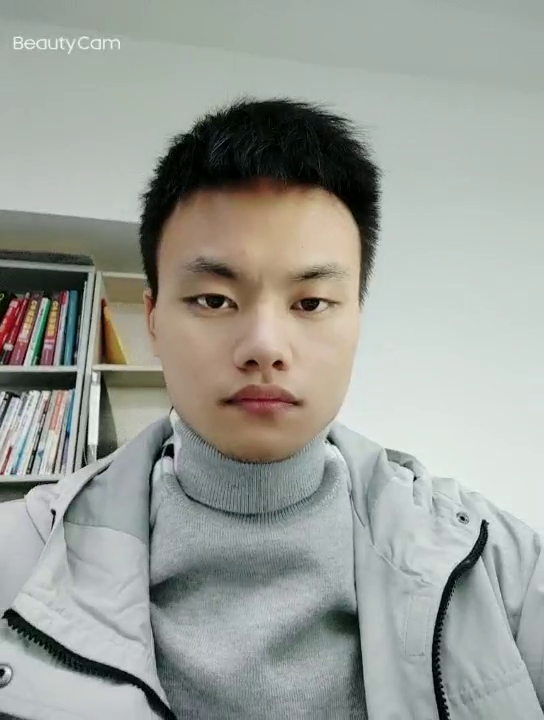
#> input picture frame 24 of 1.mp4, 544 x 720 px
$ python faceStorage.py
#> lines starting #> are read from the running program, lines starting #| are printed output that depends on the picture; after the words box and inside, x2 and y2 are one past the last pixel; in counts of white or black regions, pixels touching at a corner belong together
import cv2
import os
def main():
    cam = cv2.VideoCapture("1.mp4")
    cam.set(3, 640)
    cam.set(4, 480)
    count = 0
    faceCascade = cv2.CascadeClassifier("haarcascade_frontalface_default.xml")
    while (cam.isOpened()):
        ret, frame = cam.read()
#> frame is the input picture: shape (720, 544, 3); mean B, G, R 152.3, 159, 155.5
        if ret == True:
            # cv2.imshow('image', frame)
            count += 1
            if count==30:
                id = input('输入拼音名字：')
                if not os.path.isdir("dataset/images/{}".format(id)):
                    os.mkdir("dataset/images/{}".format(id))

                else:
                    print("已经录入此安防人员信息！")
                    quit()
                j = "dataset/images/{}".format(id)
                cv2.imwrite(j + "/{}.jpg".format(id), frame)
                print("保存成功！")
                message=input("请输入中文名字：")
                a=open("./dataall.txt","a",encoding="utf-8")
                a.write("\n")
                a.write(id)
                a.write(":")
                a.write(message)
                a.close()
                print("信息录入成功！")
                quit()
            gray = cv2.cvtColor(frame, cv2.COLOR_BGR2GRAY)
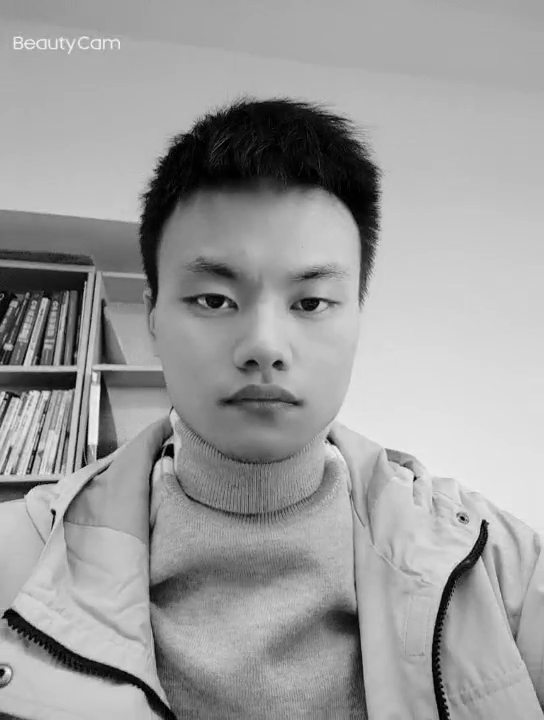
#> gray: shape (720, 544); min 0, max 253, mean 157.1
            faces = faceCascade.detectMultiScale(
                gray,
                scaleFactor=1.1,
                minNeighbors=5,
                minSize=(30, 30),
                flags=cv2.CASCADE_SCALE_IMAGE
            )
#> faces = [[128, 191, 273, 273]]
            for (x, y, w, h) in faces:
                cv2.line(frame, (x, y + int((h) / 4)), (x, y), (0, 0, 255), 2)
                cv2.line(frame, (x, y), (int(x + (w) / 4), y), (0, 0, 255), 2)
                cv2.line(frame, (x + int(3 * (w) / 4), y), (w + x, y), (0, 0, 255), 2)
                cv2.line(frame, (w + x, y), (w + x, y + int((h) / 4)), (0, 0, 255), 2)
                cv2.line(frame, (w + x, int(y + 3 * (h) / 4)), (w + x, h + y), (0, 0, 255), 2)
                cv2.line(frame, (w + x, h + y), (x + int(3 * (w) / 4), h + y), (0, 0, 255), 2)
                cv2.line(frame, (int(x + (w) / 4), h + y), (x, h + y), (0, 0, 255), 2)
                cv2.line(frame, (x, h + y), (x, int(y + 3 * (h) / 4)), (0, 0, 255), 2)
#> this loop made 1 pass
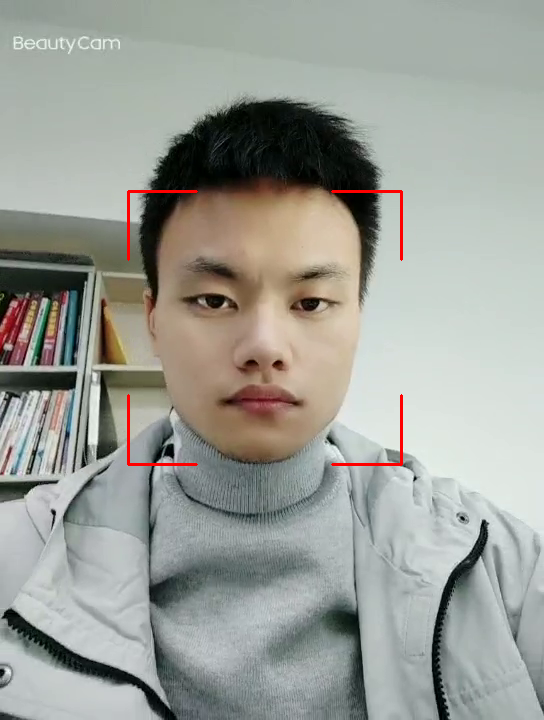
#> frame: shape (720, 544, 3); 0.42% of pixels changed, all inside (x1, y1, x2, y2) = (127, 190, 403, 466)
            cv2.imshow('image', frame)
            k = cv2.waitKey(30) & 0xff
#> (key Esc is pressed here)
            if k == 27:
                break
        else:
             break
    cam.release()
    cv2.destroyAllWindows()
if __name__ == '__main__':
    main()

$ run again, starting later in the video
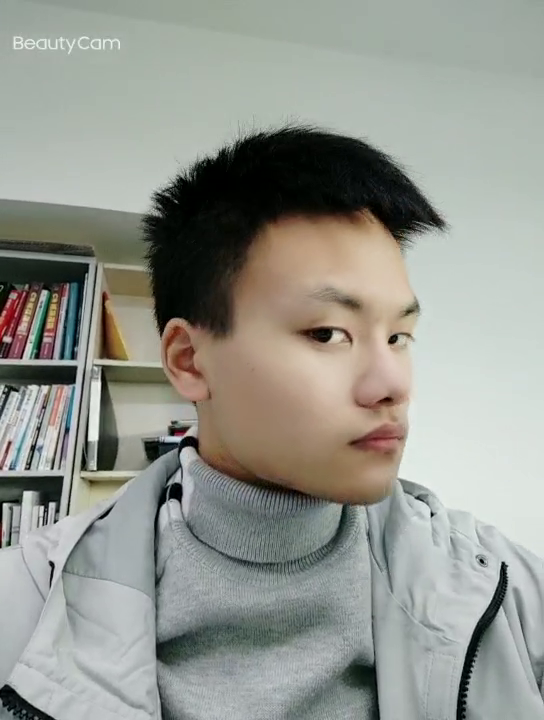
#> input picture frame 111 of 1.mp4, 544 x 720 px
#> in main, frame is the input picture: shape (720, 544, 3); mean B, G, R 143, 150.6, 148.4
#> in main, `gray = cv2.cvtColor(frame, cv2.COLOR_BGR2GRAY)`:
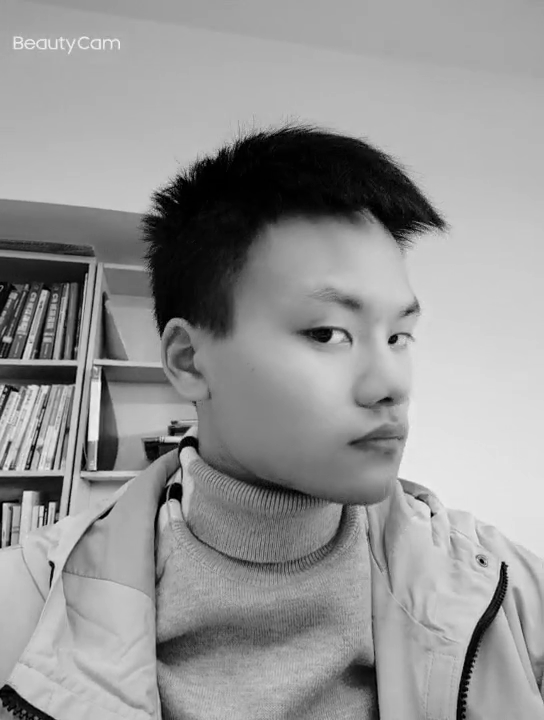
#> gray: shape (720, 544); min 0, max 244, mean 148.9
#> faces = [[224, 215, 290, 290]]
#> the loop in main, `for (x, y, w, h) in faces:` made 1 pass
#> after the loop in main, `for (x, y, w, h) in faces:`:
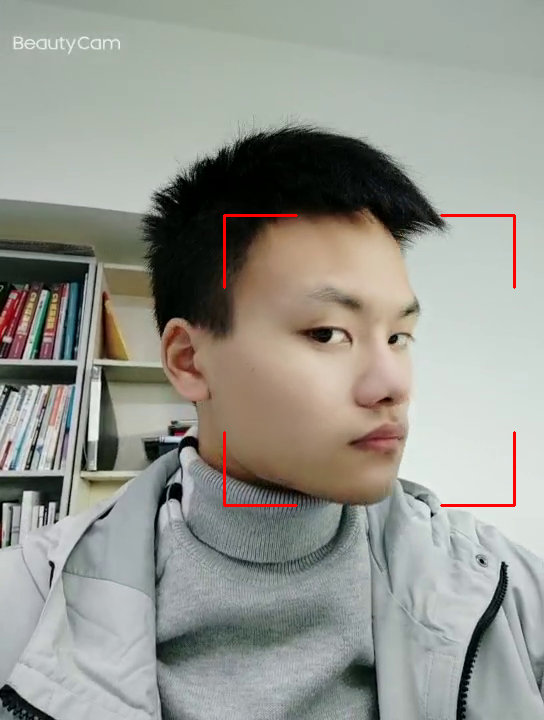
#> frame: shape (720, 544, 3); 0.45% of pixels changed, all inside (x1, y1, x2, y2) = (223, 214, 516, 507)

$ run again, starting later in the video
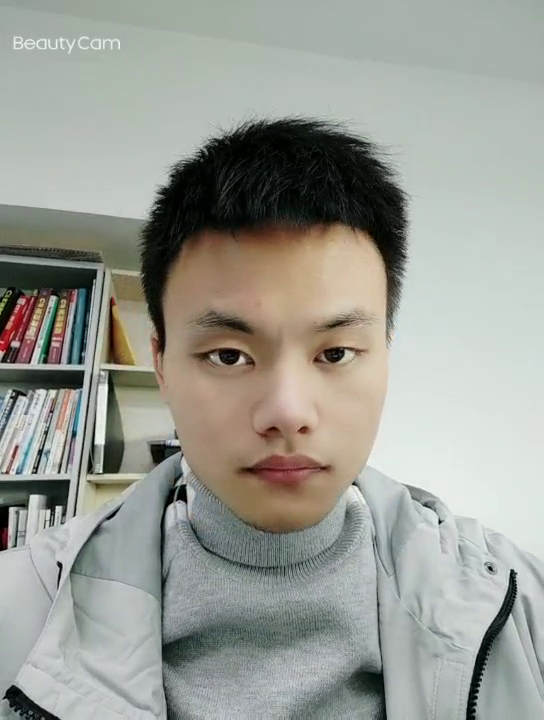
#> input picture frame 197 of 1.mp4, 544 x 720 px
#> in main, frame is the input picture: shape (720, 544, 3); mean B, G, R 148.7, 156.5, 154.5
#> in main, `gray = cv2.cvtColor(frame, cv2.COLOR_BGR2GRAY)`:
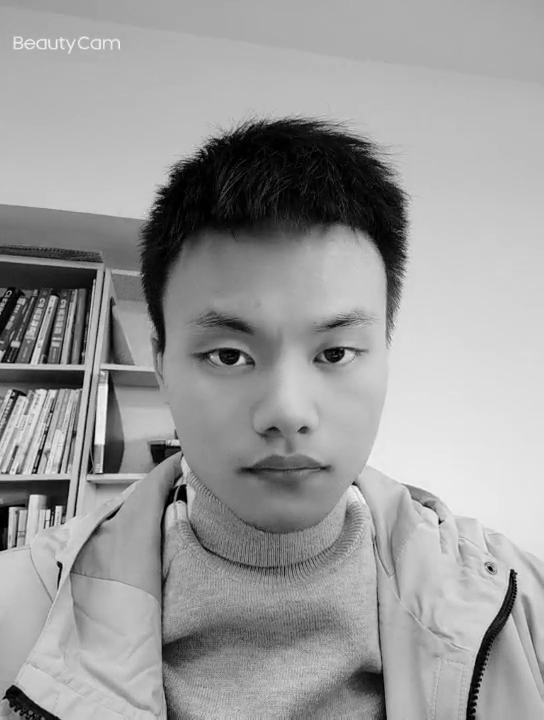
#> gray: shape (720, 544); min 0, max 250, mean 154.9
#> faces = [[134, 235, 301, 301]]
#> the loop in main, `for (x, y, w, h) in faces:` made 1 pass
#> after the loop in main, `for (x, y, w, h) in faces:`:
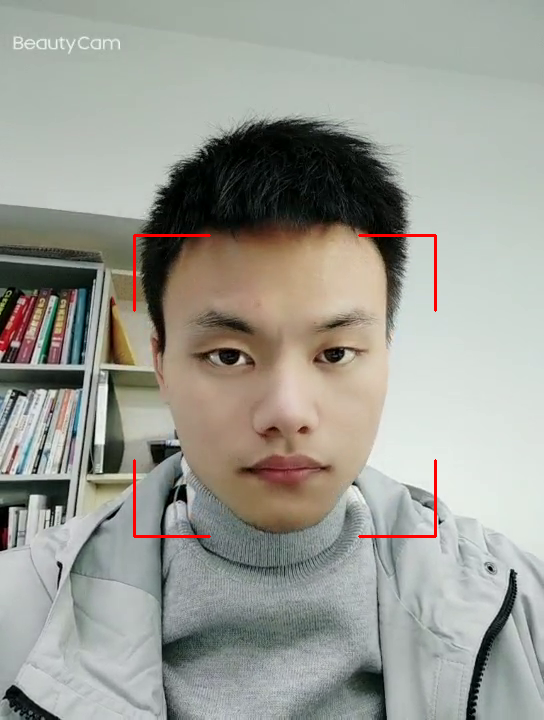
#> frame: shape (720, 544, 3); 0.47% of pixels changed, all inside (x1, y1, x2, y2) = (133, 234, 437, 538)
